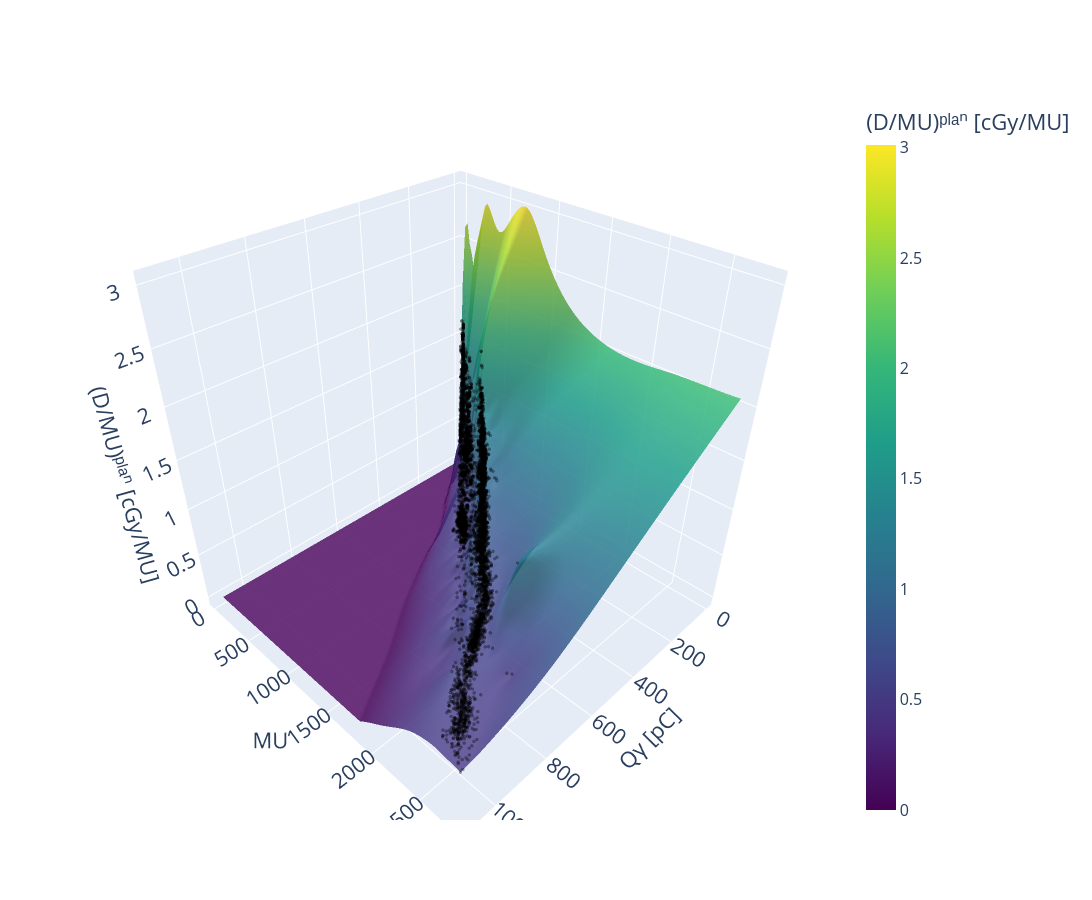

This figure's notebook cell:
### Code cell
# ============================================================
# RBF fit and 3D visualization on the training dataset
# ============================================================




# ============================================================
# Training data
# ============================================================

charge_train = df_train["charge"].values
mu_train = df_train["um_del"].values
debit_train = df_train["debit"].values


# ============================================================
# Fit RBF interpolator
# ============================================================

rbf = Rbf(
    charge_train,
    mu_train,
    debit_train,
    function="multiquadric",
    smooth=0.1
)

print("RBF interpolator fitted successfully.")


# ============================================================
# Create a grid over the training data range
# ============================================================

charge_grid = np.linspace(
    charge_train.min(),
    charge_train.max(),
    100
)

mu_grid = np.linspace(
    mu_train.min(),
    mu_train.max(),
    100
)

charge_mesh, mu_mesh = np.meshgrid(
    charge_grid,
    mu_grid
)


# ============================================================
# Evaluate the fitted RBF on the grid
# ============================================================

debit_mesh = rbf(
    charge_mesh,
    mu_mesh
)

# Enforce the physical constraint D/MU >= 0
debit_mesh = np.maximum(
    debit_mesh,
    0
)


# ============================================================
# 3D visualization
# ============================================================

fig = go.Figure()


# ------------------------------------------------------------
# RBF surface
# ------------------------------------------------------------

fig.add_trace(
    go.Surface(
        x=charge_mesh,
        y=mu_mesh,
        z=debit_mesh,
        colorscale="Viridis",
        opacity=0.85,
        showscale=True,

        colorbar=dict(
            title=dict(
                text="(D/MU)ᵖˡᵃⁿ [cGy/MU]",
                font=dict(size=22)
            ),
            tickfont=dict(size=16)
        ),

        name="RBF surface"
    )
)


# ------------------------------------------------------------
# Training data
# ------------------------------------------------------------

fig.add_trace(
    go.Scatter3d(
        x=charge_train,
        y=mu_train,
        z=debit_train,
        mode="markers",
        marker=dict(
            size=2,
            color="black",
            opacity=0.35
        ),
        name=f"Training sessions (N={len(df_train)})"
    )
)


# ============================================================
# Axis labels and layout
# ============================================================

fig.update_layout(
    width=1200,
    height=900,


    scene=dict(

        xaxis=dict(
            title=dict(
                text="Qγ [pC]",
                font=dict(size=22)
            ),
            tickfont=dict(size=16)
        ),

        yaxis=dict(
            title=dict(
                text="MU",
                font=dict(size=22)
            ),
            tickfont=dict(size=16)
        ),

        zaxis=dict(
            title=dict(
                text="(D/MU)ᵖˡᵃⁿ [cGy/MU]",
                font=dict(size=22)
            ),
            tickfont=dict(size=16)
        )
    )
)


# ------------------------------------------------------------
# Save and display
# ------------------------------------------------------------

plt.tight_layout()

#plt.savefig(
#    "../results/figures_and_tables/Figure.png",
#    dpi=300,
#    bbox_inches="tight"
#)

fig.show()

### Figure 1 — Plotly figure (JSON) as saved in the notebook; plotly's stock layout.template omitted (floating-point values rounded to 4 significant figures; data arrays with more than 128 entries replaced by an {"elided": "..."} marker saying what was removed)
{"data": [{"colorbar": {"tickfont": {"size": 16}, "title": {"font": {"size": 22}, "text": "(D/MU)ᵖˡᵃⁿ [cGy/MU]"}}, "colorscale": [[0, "#440154"], [0.1111, "#482878"], [0.2222, "#3e4989"], [0.3333, "#31688e"], [0.4444, "#26828e"], [0.5556, "#1f9e89"], [0.6667, "#35b779"], [0.7778, "#6ece58"], [0.8889, "#b5de2b"], [1, "#fde725"]], "name": "RBF surface", "opacity": 0.85, "showscale": true, "type": "surface", "x": {"elided": "100x100 float values"}, "y": {"elided": "100x100 float values"}, "z": {"elided": "100x100 float values"}}, {"marker": {"color": "black", "opacity": 0.35, "size": 2}, "mode": "markers", "name": "Training sessions (N=6960)", "type": "scatter3d", "x": {"elided": "6960 float values"}, "y": {"elided": "6960 float values"}, "z": {"elided": "6960 float values"}}], "layout": {"height": 900, "scene": {"xaxis": {"tickfont": {"size": 16}, "title": {"font": {"size": 22}, "text": "Qγ [pC]"}}, "yaxis": {"tickfont": {"size": 16}, "title": {"font": {"size": 22}, "text": "MU"}}, "zaxis": {"tickfont": {"size": 16}, "title": {"font": {"size": 22}, "text": "(D/MU)ᵖˡᵃⁿ [cGy/MU]"}}}, "width": 1200}}
